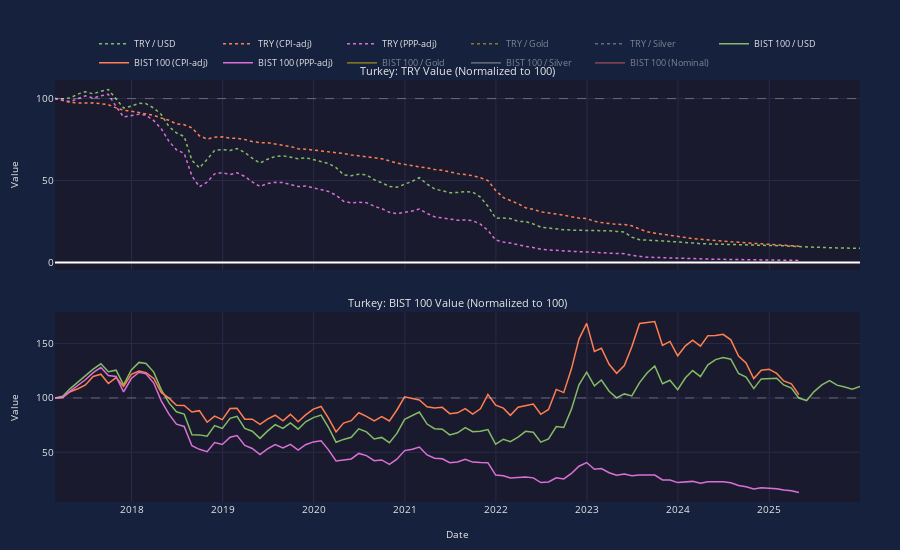

The code cell stored with this chart in its notebook:
### Markdown cell above
## Turkey: Turkish lira crisis (2018-present)

**Economic Difficulties:** The Turkish lira lost over 80% of its value against the USD from 2018-2023. Annual inflation peaked at 85% in 2022, with food inflation exceeding 100%.

**Causes:** Unorthodox monetary policy under President Erdogan who pressured the central bank to cut interest rates despite rising inflation (his belief that high rates cause inflation). Combined with large current account deficits, political instability, and declining foreign reserves.

**Government Interventions:**
- *Interest rate cuts (2021-2022)*: Central bank cut rates from 19% to 8.5% despite 80%+ inflation - accelerated currency collapse (unsuccessful)
- *FX-protected deposits*: Government guaranteed lira deposits against dollar depreciation - costly fiscal burden but temporarily stopped bank runs
- *Policy reversal (2023)*: New central bank leadership raised rates to 50% - lira stabilized and inflation began declining (successful)
- *Capital controls*: Informal pressure on banks to limit FX transactions - created distortions

### Code cell
show_country_analysis(norm_data['Turkey'])
